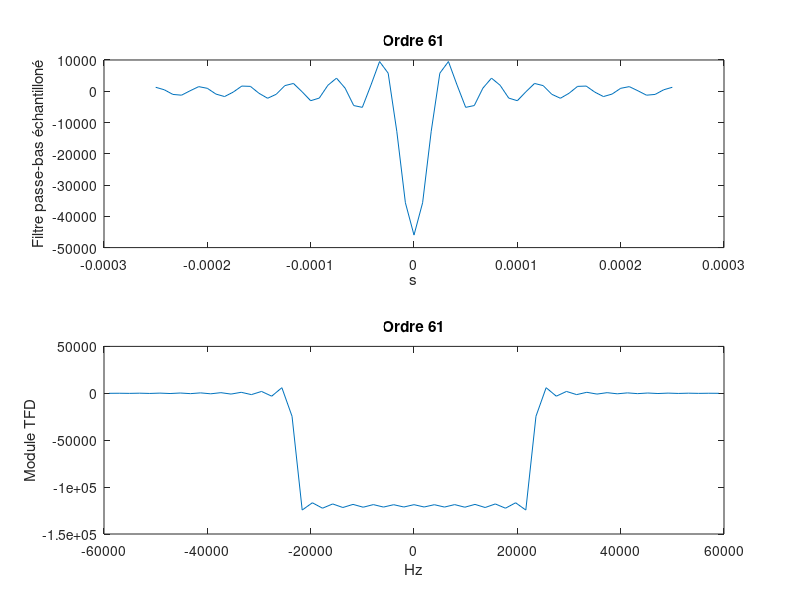

Reproduce this figure in MATLAB. (Note: this script raises an error after producing the figure.)
clear all;
close all;

T=40*(10^-3);
f1=0;
f2=46000;
Fe=120000;
ordre_filtre=61;

fc=(max(f2,f1)-min(f2,f1))/2;
plage=(-(ordre_filtre-1)/2:(ordre_filtre-1)/2)*(1/Fe);
Impulsion=1-2*fc*sinc(2*fc*plage);

subplot(2,1,1)
plot(plage,Impulsion)
title('Ordre 61')
xlabel('s')
ylabel('Filtre passe-bas échantilloné')

FourrierImp=fftshift(fft(ifftshift(Impulsion)));
subplot(2,1,2)
plot(plage*Fe*Fe/ordre_filtre,(FourrierImp))
title('Ordre 61')
xlabel('Hz')
ylabel('Module TFD')

signal_recu=Signal_transmit();

figure;
plot(plage*Fe*Fe/ordre_filtre,(FourrierImp))
hold on;
module_signal=abs(fft(signal_recu));
plage_module=(-Fe/2:Fe/(length(module_signal)-1):Fe/2);
semilogy(plage_module,module_signal)
hold off;